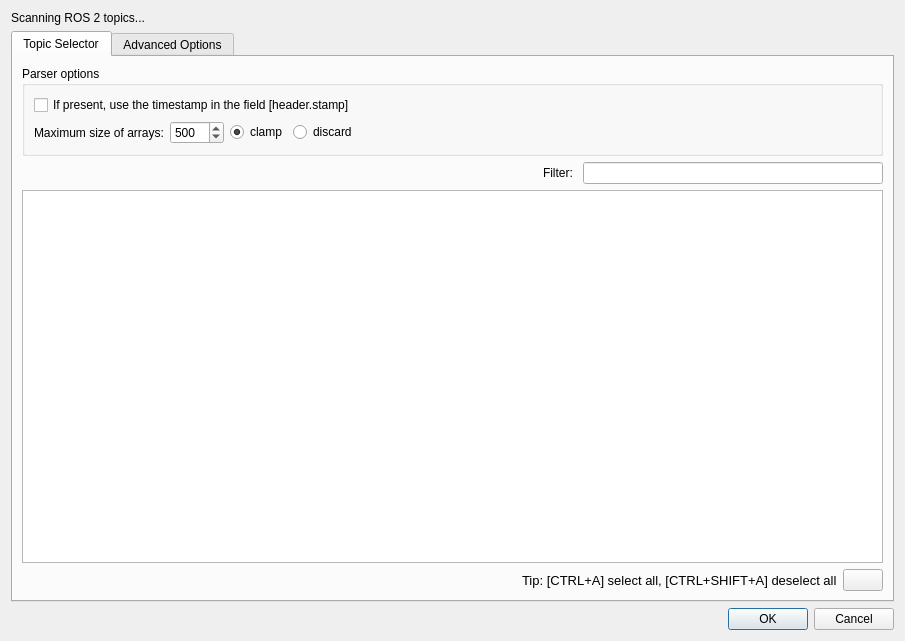
<?xml version="1.0" encoding="UTF-8"?>
<ui version="4.0">
 <class>DataStreamROS2</class>
 <widget class="QDialog" name="DataStreamROS2">
  <property name="geometry">
   <rect>
    <x>0</x>
    <y>0</y>
    <width>905</width>
    <height>641</height>
   </rect>
  </property>
  <property name="minimumSize">
   <size>
    <width>640</width>
    <height>480</height>
   </size>
  </property>
  <property name="windowTitle">
   <string>Select ROS messages</string>
  </property>
  <layout class="QVBoxLayout" name="verticalLayout">
   <item>
    <widget class="QLabel" name="labelStatus">
     <property name="text">
      <string>Scanning ROS 2 topics...</string>
     </property>
    </widget>
   </item>
   <item>
    <widget class="QTabWidget" name="tabWidget">
     <property name="currentIndex">
      <number>0</number>
     </property>
     <widget class="QWidget" name="tabTopicSelector">
      <attribute name="title">
       <string>Topic Selector</string>
      </attribute>
      <layout class="QVBoxLayout" name="layoutTopicSelector">
       <item>
        <widget class="QGroupBox" name="groupParser">
         <property name="title">
          <string>Parser options</string>
         </property>
         <layout class="QVBoxLayout" name="layoutParser">
          <item>
           <widget class="QCheckBox" name="checkBoxTimestamp">
            <property name="text">
             <string>If present, use the timestamp in the field [header.stamp]</string>
            </property>
           </widget>
          </item>
          <item>
           <layout class="QHBoxLayout" name="layoutArraySize">
            <item>
             <widget class="QLabel" name="labelArraySize">
              <property name="text">
               <string>Maximum size of arrays:</string>
              </property>
             </widget>
            </item>
            <item>
             <widget class="QSpinBox" name="spinBoxArraySize">
              <property name="minimum">
               <number>10</number>
              </property>
              <property name="maximum">
               <number>9999</number>
              </property>
              <property name="value">
               <number>500</number>
              </property>
             </widget>
            </item>
            <item>
             <widget class="QRadioButton" name="radioMaxClamp">
              <property name="text">
               <string>clamp</string>
              </property>
              <property name="checked">
               <bool>true</bool>
              </property>
             </widget>
            </item>
            <item>
             <widget class="QRadioButton" name="radioMaxDiscard">
              <property name="text">
               <string>discard</string>
              </property>
             </widget>
            </item>
            <item>
             <spacer name="spacerArraySize">
              <property name="orientation">
               <enum>Qt::Horizontal</enum>
              </property>
              <property name="sizeHint" stdset="0">
               <size>
                <width>40</width>
                <height>20</height>
               </size>
              </property>
             </spacer>
            </item>
           </layout>
          </item>
         </layout>
        </widget>
       </item>
       <item>
        <layout class="QHBoxLayout" name="layoutFilter">
         <item>
          <spacer name="spacerFilter">
           <property name="orientation">
            <enum>Qt::Horizontal</enum>
           </property>
           <property name="sizeHint" stdset="0">
            <size>
             <width>40</width>
             <height>20</height>
            </size>
           </property>
          </spacer>
         </item>
         <item>
          <widget class="QLabel" name="labelFilter">
           <property name="text">
            <string>Filter: </string>
           </property>
          </widget>
         </item>
         <item>
          <widget class="QLineEdit" name="lineEditFilter">
           <property name="maximumSize">
            <size>
             <width>300</width>
             <height>16777215</height>
            </size>
           </property>
           <property name="clearButtonEnabled">
            <bool>true</bool>
           </property>
           <property name="filterField" stdset="0"><bool>true</bool></property>
          </widget>
         </item>
        </layout>
       </item>
       <item>
        <widget class="QTableWidget" name="listRosTopics">
         <property name="selectionMode">
          <enum>QAbstractItemView::ExtendedSelection</enum>
         </property>
         <property name="selectionBehavior">
          <enum>QAbstractItemView::SelectRows</enum>
         </property>
         <property name="editTriggers">
          <set>QAbstractItemView::NoEditTriggers</set>
         </property>
         <property name="sortingEnabled">
          <bool>true</bool>
         </property>
         <property name="alternatingRowColors">
          <bool>true</bool>
         </property>
         <attribute name="verticalHeaderVisible">
          <bool>false</bool>
         </attribute>
        </widget>
       </item>
       <item>
        <layout class="QHBoxLayout" name="layoutTip">
         <item>
          <spacer name="spacerTip">
           <property name="orientation">
            <enum>Qt::Horizontal</enum>
           </property>
           <property name="sizeHint" stdset="0">
            <size>
             <width>40</width>
             <height>20</height>
            </size>
           </property>
          </spacer>
         </item>
         <item>
          <widget class="QLabel" name="labelTip">
           <property name="font">
            <font>
             <pointsize>10</pointsize>
            </font>
           </property>
           <property name="text">
            <string>Tip: [CTRL+A] select all, [CTRL+SHIFT+A] deselect all</string>
           </property>
          </widget>
         </item>
         <item>
          <widget class="QPushButton" name="btnDeselectAll">
           <property name="visible">
            <bool>false</bool>
           </property>
          </widget>
         </item>
        </layout>
       </item>
      </layout>
     </widget>
     <widget class="QWidget" name="tabAdvancedOptions">
      <attribute name="title">
       <string>Advanced Options</string>
      </attribute>
      <layout class="QVBoxLayout" name="layoutAdvancedOptions">
       <item>
        <widget class="QLabel" name="labelStringParsing">
         <property name="font">
          <font>
           <bold>true</bold>
          </font>
         </property>
         <property name="text">
          <string>String parsing (used for instance in diagnostic_msgs/DiagnosticArray)</string>
         </property>
        </widget>
       </item>
       <item>
        <widget class="QCheckBox" name="checkBoxStringSuffix">
         <property name="text">
          <string>remove suffixes from numbers (example: &quot;100ms&quot; -&gt; 100)</string>
         </property>
        </widget>
       </item>
       <item>
        <widget class="QCheckBox" name="checkBoxStringBoolean">
         <property name="text">
          <string>convert boolean strings (&quot;false&quot;/&quot;true&quot;) to numbers (0/1)</string>
         </property>
        </widget>
       </item>
       <item>
        <spacer name="spacerAdvancedOptions">
         <property name="orientation">
          <enum>Qt::Vertical</enum>
         </property>
         <property name="sizeHint" stdset="0">
          <size>
           <width>20</width>
           <height>40</height>
          </size>
         </property>
        </spacer>
       </item>
      </layout>
     </widget>
    </widget>
   </item>
   <item>
    <widget class="QDialogButtonBox" name="buttonBox">
     <property name="orientation">
      <enum>Qt::Horizontal</enum>
     </property>
     <property name="standardButtons">
      <set>QDialogButtonBox::Cancel|QDialogButtonBox::Ok</set>
     </property>
    </widget>
   </item>
  </layout>
 </widget>
 <resources/>
 <connections/>
</ui>
